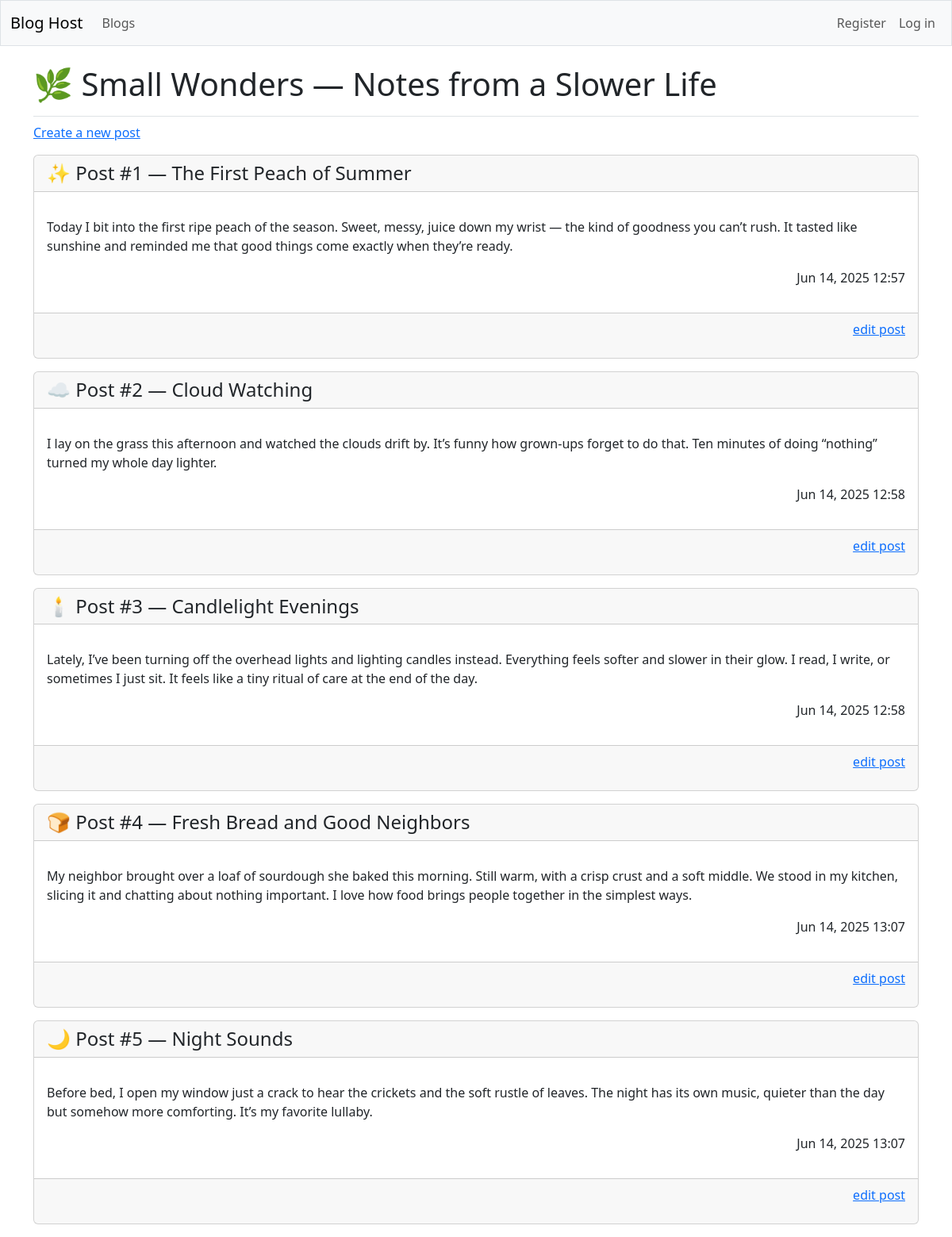
Screenshot of /blogs/2 with the database file from the repository.
### blogs/models.py (models this page shows, shortened)
class Blog(models.Model):
    title = models.CharField(max_length=200)
    description = models.CharField(max_length=500)
    date_added = models.DateTimeField(auto_now_add=True)
    owner = models.ForeignKey(User, on_delete=models.CASCADE)

class Post(models.Model):
    blog = models.ForeignKey(Blog, on_delete=models.CASCADE)
    title = models.CharField(max_length=200)
    text = models.TextField()
    date_added = models.DateTimeField(auto_now_add=True)

### blogs/views.py (the view)
# urls.py: path('blogs/<int:blog_id>', views.blog, name='blog'),
def blog(request, blog_id):
    blog = Blog.objects.get(id=blog_id)
    posts = blog.post_set.order_by('date_added')
    context = {'blog': blog, 'posts': posts}
    return render(request, 'blogs/blog.html', context)

### blogs/templates/blogs/blog.html
{% extends 'blogs/base.html' %}
{% block page_header %}
  <h1>{{ blog.title }}</h1>
{% endblock page_header %}
{% block content %}
  <p>
    <a href="{% url 'blogs:new_post' blog.id %}">Create a new post</a>
  </p>
{% for post in posts %}
    <div class="card mb-3">
      <h4 class="card-header">{{ post.title }}</h4>
      <div class="card-body">
        <p class="card-text">{{ post.text|linebreaks }}</p>
        <p class="text-end">{{ post.date_added|date:'M d, Y H:i' }}</p>
      </div>
      <div class="card-footer text-muted">
        <p class="text-end"><a href="{% url 'blogs:edit_post' post.id %}">
          edit post</a></p>
      </div>
    </div>
  {% empty %}
    <p>This blog does not have any posts yet.</p>
  {% endfor %}
{% endblock content %}

### rows the page displays
Blog: title "🌿 Small Wonders — Notes from a Slower Life"
Post: title "✨ Post #1 — The First Peach of Summer", text "Today I bit into the first ripe peach of the season. Sweet, messy, juice down my wrist — the kind of goodness you can’t rush. It tasted like sunshine and reminded me that good things come exactly when they’re ready.", date_added "Jun 14, 2025 12:57"
Post: title "☁️ Post #2 — Cloud Watching", text "I lay on the grass this afternoon and watched the clouds drift by. It’s funny how grown-ups forget to do that. Ten minutes of doing “nothing” turned my whole day lighter.", date_added "Jun 14, 2025 12:58"
Post: title "🕯️ Post #3 — Candlelight Evenings", text "Lately, I’ve been turning off the overhead lights and lighting candles instead. Everything feels softer and slower in their glow. I read, I write, or sometimes I just sit. It feels like a tiny ritual of care at the end of the day.", date_added "Jun 14, 2025 12:58"
Post: title "🍞 Post #4 — Fresh Bread and Good Neighbors", text "My neighbor brought over a loaf of sourdough she baked this morning. Still warm, with a crisp crust and a soft middle. We stood in my kitchen, slicing it and chatting about nothing important. I love how food brings people together in the simplest ways.", date_added "Jun 14, 2025 13:07"
Post: title "🌙 Post #5 — Night Sounds", text "Before bed, I open my window just a crack to hear the crickets and the soft rustle of leaves. The night has its own music, quieter than the day but somehow more comforting. It’s my favorite lullaby.", date_added "Jun 14, 2025 13:07"
